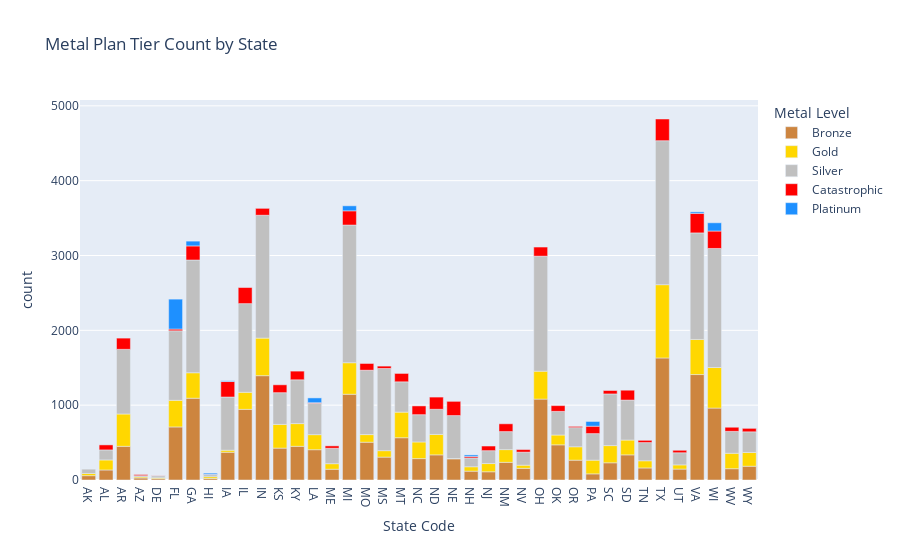

Notebook code for this chart:
### Code cell
colors = tier_color_map(statemedal_df['Metal Level'].values)

fig = px.bar(statemetal_df, x="State Code", y="count", color="Metal Level", title="Metal Plan Tier Count by State", color_discrete_map={
        'Bronze': 'peru',
        'Silver': 'silver',
        'Gold': 'gold',
        'Catastrophic': 'red',
        'Platinum': 'dodgerblue'
    })
# fig.update_traces(marker_color=colors)
fig

### Figure 1 — Plotly figure (JSON) as saved in the notebook; plotly's stock layout.template omitted (floating-point values rounded to 4 significant figures)
{"data": [{"alignmentgroup": "True", "hovertemplate": "Metal Level=Bronze<br>State Code=%{x}<br>count=%{y}<extra></extra>", "legendgroup": "Bronze", "marker": {"color": "peru"}, "name": "Bronze", "offsetgroup": "Bronze", "orientation": "v", "showlegend": true, "textposition": "auto", "type": "bar", "x": ["AK", "AL", "AR", "AZ", "DE", "FL", "GA", "HI", "IA", "IL", "IN", "KS", "KY", "LA", "ME", "MI", "MO", "MS", "MT", "NC", "ND", "NE", "NH", "NJ", "NM", "NV", "OH", "OK", "OR", "PA", "SC", "SD", "TN", "TX", "UT", "VA", "WI", "WV", "WY"], "xaxis": "x", "y": [58, 134, 450, 27, 18, 709, 1093, 20, 371, 944, 1394, 426, 450, 405, 144, 1146, 505, 306, 565, 286, 336, 283, 118, 110, 236, 156, 1081, 470, 265, 82, 230, 336, 161, 1631, 146, 1409, 961, 151, 184], "yaxis": "y"}, {"alignmentgroup": "True", "hovertemplate": "Metal Level=Gold<br>State Code=%{x}<br>count=%{y}<extra></extra>", "legendgroup": "Gold", "marker": {"color": "gold"}, "name": "Gold", "offsetgroup": "Gold", "orientation": "v", "showlegend": true, "textposition": "auto", "type": "bar", "x": ["AK", "AL", "AR", "AZ", "DE", "FL", "GA", "HI", "IA", "IL", "IN", "KS", "KY", "LA", "ME", "MI", "MO", "MS", "MT", "NC", "ND", "NE", "NH", "NJ", "NM", "NV", "OH", "OK", "OR", "PA", "SC", "SD", "TN", "TX", "UT", "VA", "WI", "WV", "WY"], "xaxis": "x", "y": [29, 134, 432, 15, 12, 356, 340, 24, 27, 228, 502, 317, 304, 201, 74, 421, 102, 86, 342, 222, 273, 4, 59, 110, 170, 42, 373, 131, 179, 183, 230, 198, 96, 979, 56, 469, 542, 206, 184], "yaxis": "y"}, {"alignmentgroup": "True", "hovertemplate": "Metal Level=Silver<br>State Code=%{x}<br>count=%{y}<extra></extra>", "legendgroup": "Silver", "marker": {"color": "silver"}, "name": "Silver", "offsetgroup": "Silver", "orientation": "v", "showlegend": true, "textposition": "auto", "type": "bar", "x": ["AK", "AL", "AR", "AZ", "DE", "FL", "GA", "HI", "IA", "IL", "IN", "KS", "KY", "LA", "ME", "MI", "MO", "MS", "MT", "NC", "ND", "NE", "NH", "NJ", "NM", "NV", "OH", "OK", "OR", "PA", "SC", "SD", "TN", "TX", "UT", "VA", "WI", "WV", "WY"], "xaxis": "x", "y": [58, 134, 864, 16, 27, 929, 1507, 28, 711, 1185, 1642, 424, 585, 419, 206, 1840, 860, 1098, 405, 365, 336, 574, 118, 172, 241, 174, 1537, 316, 256, 355, 690, 534, 243, 1924, 162, 1424, 1591, 293, 276], "yaxis": "y"}, {"alignmentgroup": "True", "hovertemplate": "Metal Level=Catastrophic<br>State Code=%{x}<br>count=%{y}<extra></extra>", "legendgroup": "Catastrophic", "marker": {"color": "red"}, "name": "Catastrophic", "offsetgroup": "Catastrophic", "orientation": "v", "showlegend": true, "textposition": "auto", "type": "bar", "x": ["AL", "AR", "AZ", "DE", "FL", "GA", "HI", "IA", "IL", "IN", "KS", "KY", "LA", "ME", "MI", "MO", "MS", "MT", "NC", "ND", "NE", "NH", "NJ", "NM", "NV", "OH", "OK", "OR", "PA", "SC", "SD", "TN", "TX", "UT", "VA", "WI", "WV", "WY"], "xaxis": "x", "y": [67, 150, 14, 3, 23, 188, 4, 207, 215, 92, 105, 116, 8, 32, 190, 90, 32, 112, 117, 163, 190, 20, 62, 104, 35, 122, 77, 16, 99, 46, 132, 30, 290, 33, 261, 233, 55, 46], "yaxis": "y"}, {"alignmentgroup": "True", "hovertemplate": "Metal Level=Platinum<br>State Code=%{x}<br>count=%{y}<extra></extra>", "legendgroup": "Platinum", "marker": {"color": "dodgerblue"}, "name": "Platinum", "offsetgroup": "Platinum", "orientation": "v", "showlegend": true, "textposition": "auto", "type": "bar", "x": ["FL", "GA", "HI", "IA", "LA", "MI", "NH", "PA", "VA", "WI"], "xaxis": "x", "y": [400, 64, 16, 10, 64, 67, 20, 63, 20, 110], "yaxis": "y"}], "layout": {"barmode": "relative", "legend": {"title": {"text": "Metal Level"}, "tracegroupgap": 0}, "title": {"text": "Metal Plan Tier Count by State"}, "xaxis": {"anchor": "y", "domain": [0, 1], "title": {"text": "State Code"}}, "yaxis": {"anchor": "x", "domain": [0, 1], "title": {"text": "count"}}}}
